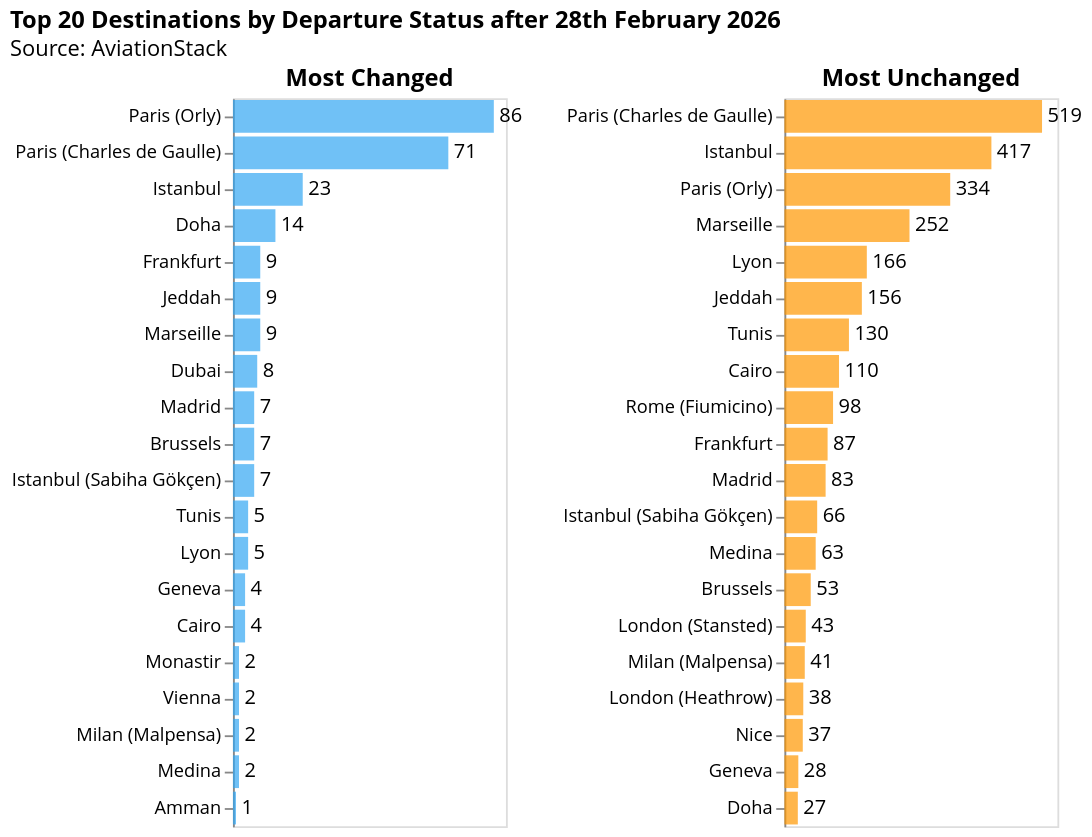

Notebook cell for this chart:
### Code cell
import altair as alt

airport_codes = sorted(departures_top10["iata_dep"].unique())

dropdown = alt.binding_select(options=airport_codes, name="Departure Airport ")
selection = alt.selection_point(fields=["iata_dep"], bind=dropdown, value=airport_codes[0])

colors = {"Most Changed": "#34A7F2", "Most Unchanged": "#FF9800"}

subplots = []
for category, color in colors.items():
    subset = departures_top10[departures_top10["category"] == category]

    chart = (
        alt.Chart(subset)
        .mark_bar(color=color, opacity=0.7)
        .encode(
            y=alt.Y("airportcity:N", sort="-x", title=None),
            x=alt.X("count:Q", title=None, axis=None),
            tooltip=[
                alt.Tooltip("airportcity:N", title="Destination"),
                alt.Tooltip("count:Q", title="Flights"),
            ],
        )
        .properties(width=150, height=400, title=category)
        .add_params(selection)
        .transform_filter(selection)
    )

    text = chart.mark_text(align="left", dx=3, fontSize=11, font="Open Sans").encode(
        text="count:Q"
    )

    subplots.append(chart + text)

final = (
    alt.hconcat(subplots[0], subplots[1])
    .properties(
        title=alt.Title(
            "Top 20 Destinations by Departure Status after 28th February 2026",
            subtitle="Source: AviationStack",
        )
    )
    .configure_title(font="Open Sans", subtitleFont="Open Sans")
    .configure_axis(labelFont="Open Sans", titleFont="Open Sans")
    .configure_legend(labelFont="Open Sans", titleFont="Open Sans")
    .configure_text(font="Open Sans")
)

final

### Figure 1 — Vega-Lite specification as saved in the notebook (floating-point values rounded to 4 significant figures; data arrays with more than 128 entries replaced by an {"elided": "..."} marker saying what was removed)
{"config": {"view": {"continuousWidth": 300, "continuousHeight": 300}, "axis": {"labelFont": "Open Sans", "titleFont": "Open Sans"}, "legend": {"labelFont": "Open Sans", "titleFont": "Open Sans"}, "text": {"font": "Open Sans"}, "title": {"font": "Open Sans", "subtitleFont": "Open Sans"}}, "hconcat": [{"layer": [{"mark": {"type": "bar", "color": "#34A7F2", "opacity": 0.7}, "encoding": {"tooltip": [{"field": "airportcity", "title": "Destination", "type": "nominal"}, {"field": "count", "title": "Flights", "type": "quantitative"}], "x": {"axis": null, "field": "count", "title": null, "type": "quantitative"}, "y": {"field": "airportcity", "sort": "-x", "title": null, "type": "nominal"}}, "name": "view_1", "title": "Most Changed", "transform": [{"filter": {"param": "param_1"}}]}, {"mark": {"type": "text", "align": "left", "dx": 3, "font": "Open Sans", "fontSize": 11}, "encoding": {"text": {"field": "count", "type": "quantitative"}, "tooltip": [{"field": "airportcity", "title": "Destination", "type": "nominal"}, {"field": "count", "title": "Flights", "type": "quantitative"}], "x": {"axis": null, "field": "count", "title": null, "type": "quantitative"}, "y": {"field": "airportcity", "sort": "-x", "title": null, "type": "nominal"}}, "title": "Most Changed", "transform": [{"filter": {"param": "param_1"}}]}], "data": {"name": "data-85150520e2d8588f6b9580e0f61558d3"}, "height": 400, "width": 150}, {"layer": [{"mark": {"type": "bar", "color": "#FF9800", "opacity": 0.7}, "encoding": {"tooltip": [{"field": "airportcity", "title": "Destination", "type": "nominal"}, {"field": "count", "title": "Flights", "type": "quantitative"}], "x": {"axis": null, "field": "count", "title": null, "type": "quantitative"}, "y": {"field": "airportcity", "sort": "-x", "title": null, "type": "nominal"}}, "name": "view_2", "title": "Most Unchanged", "transform": [{"filter": {"param": "param_1"}}]}, {"mark": {"type": "text", "align": "left", "dx": 3, "font": "Open Sans", "fontSize": 11}, "encoding": {"text": {"field": "count", "type": "quantitative"}, "tooltip": [{"field": "airportcity", "title": "Destination", "type": "nominal"}, {"field": "count", "title": "Flights", "type": "quantitative"}], "x": {"axis": null, "field": "count", "title": null, "type": "quantitative"}, "y": {"field": "airportcity", "sort": "-x", "title": null, "type": "nominal"}}, "title": "Most Unchanged", "transform": [{"filter": {"param": "param_1"}}]}], "data": {"name": "data-8d6f8da72b725b97bc3e65ede739ec4d"}, "height": 400, "width": 150}], "params": [{"name": "param_1", "select": {"type": "point", "fields": ["iata_dep"]}, "bind": {"input": "select", "options": ["ALG", "AMM", "AUH", "BEY", "BGW", "CAI", "CMN", "DAM", "DOH", "DXB", "IKA", "JED", "KHI", "LAU", "MBA", "RUH", "TUN", "UKA"], "name": "Departure Airport "}, "value": "ALG", "views": ["view_1", "view_2"]}], "title": {"text": "Top 20 Destinations by Departure Status after 28th February 2026", "subtitle": "Source: AviationStack"}, "$schema": "https://vega.github.io/schema/vega-lite/v5.20.1.json", "datasets": {"data-85150520e2d8588f6b9580e0f61558d3": {"elided": "292 records"}, "data-8d6f8da72b725b97bc3e65ede739ec4d": {"elided": "290 records"}}}
